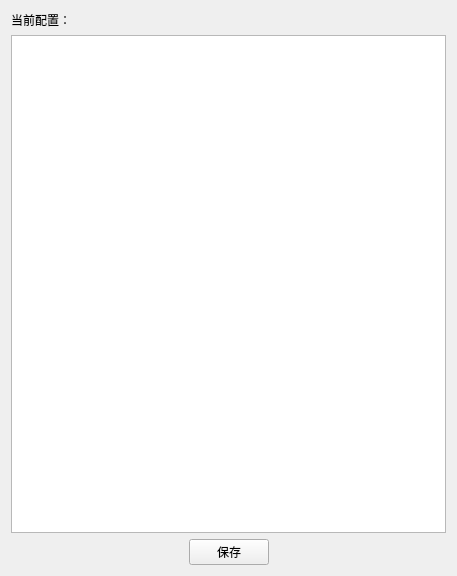
<?xml version="1.0" encoding="UTF-8"?>
<ui version="4.0">
 <class>ConfigWindow</class>
 <widget class="QWidget" name="ConfigWindow">
  <property name="geometry">
   <rect>
    <x>0</x>
    <y>0</y>
    <width>457</width>
    <height>576</height>
   </rect>
  </property>
  <property name="windowTitle">
   <string>Form</string>
  </property>
  <layout class="QVBoxLayout" name="verticalLayout">
   <item>
    <widget class="QLabel" name="label">
     <property name="text">
      <string>当前配置：</string>
     </property>
    </widget>
   </item>
   <item>
    <widget class="QTextEdit" name="textEditConfig">
     <property name="styleSheet">
      <string notr="true">
font: 12pt &quot;Calibri&quot;;</string>
     </property>
    </widget>
   </item>
   <item>
    <layout class="QHBoxLayout" name="horizontalLayout">
     <item>
      <spacer name="horizontalSpacer">
       <property name="orientation">
        <enum>Qt::Horizontal</enum>
       </property>
       <property name="sizeHint" stdset="0">
        <size>
         <width>40</width>
         <height>20</height>
        </size>
       </property>
      </spacer>
     </item>
     <item>
      <widget class="QPushButton" name="pushButtonSave">
       <property name="text">
        <string>保存</string>
       </property>
      </widget>
     </item>
     <item>
      <spacer name="horizontalSpacer_2">
       <property name="orientation">
        <enum>Qt::Horizontal</enum>
       </property>
       <property name="sizeHint" stdset="0">
        <size>
         <width>40</width>
         <height>20</height>
        </size>
       </property>
      </spacer>
     </item>
    </layout>
   </item>
  </layout>
 </widget>
 <resources/>
 <connections/>
</ui>
